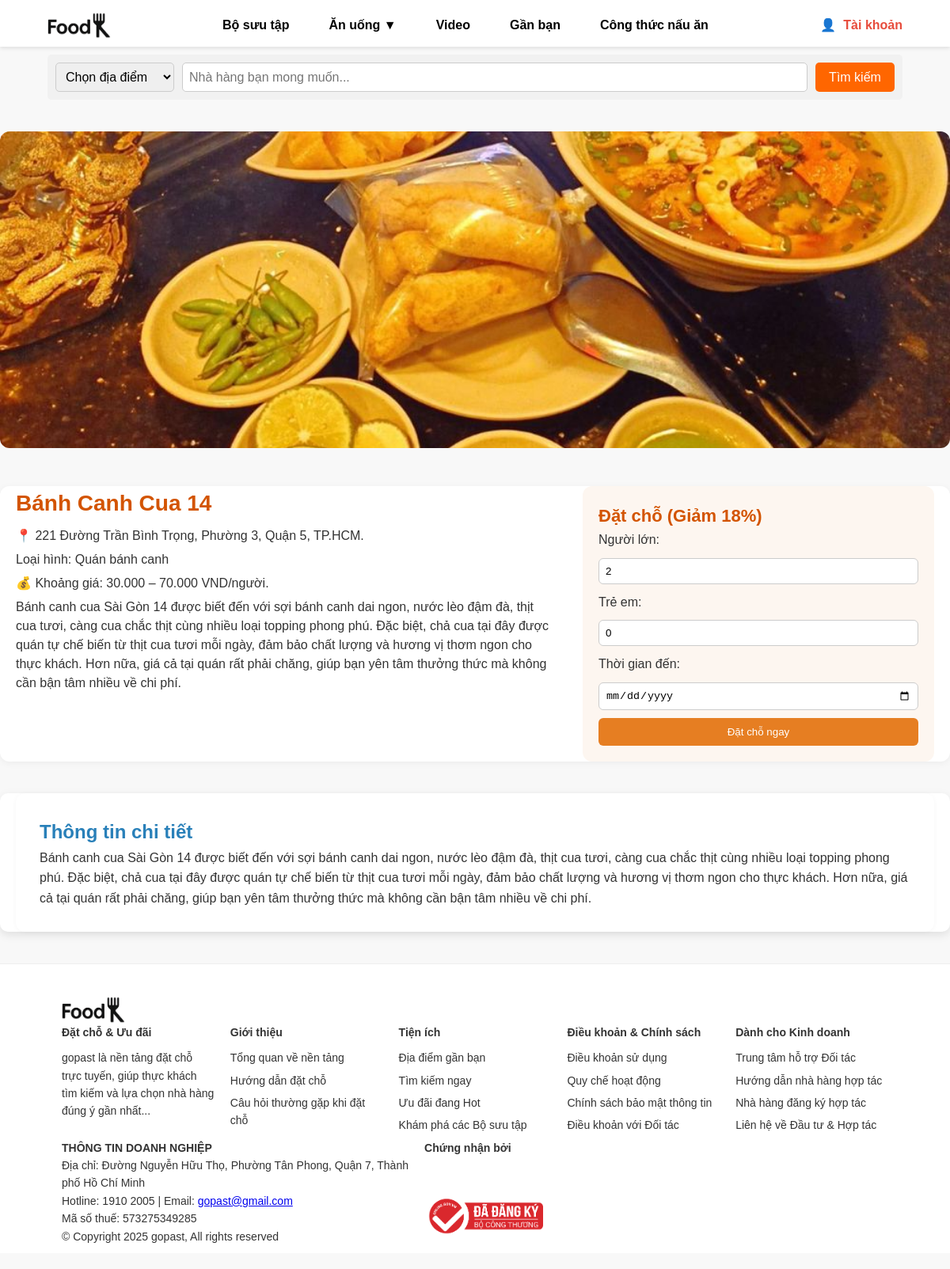
Page /an_uongV2.php?id=26 on the committed database.
### tables this page shows
CREATE TABLE `diadiem_anuong` (
  `id` int(11) NOT NULL,
  `ten` varchar(255) NOT NULL,
  `dia_chi` text NOT NULL,
  `loai_hinh` varchar(100) DEFAULT NULL,
  `khoang_gia` varchar(100) DEFAULT NULL,
  `mo_ta` text DEFAULT NULL,
  `hinh_anh` varchar(255) DEFAULT NULL,
  `ngay_them` timestamp NOT NULL DEFAULT current_timestamp()
);

### an_uongV2.php (the view, shortened to what this page needs)
<?php
require_once 'config/database.php';
$diadiem_id = isset($_GET['id']) ? (int)$_GET['id'] : 0;
$sql_diadiem = "SELECT * FROM diadiem_anuong WHERE id = ?";
$stmt = $conn->prepare($sql_diadiem);
$stmt->execute([$diadiem_id]);
$diadiem = $stmt->fetch(PDO::FETCH_ASSOC);
include_once 'includes/header.php';
?>
<!DOCTYPE html>
<html lang="vi">
<head>
</head>
<body>
    <div class="diadiem-banner" style="max-width:1235px; margin:0 auto;">
        <img src="<?php echo htmlspecialchars($diadiem['hinh_anh']); ?>" alt="<?php echo htmlspecialchars($diadiem['ten']); ?>" style="width:100%; max-height:400px; object-fit:cover; border-radius:12px;" />
    </div>
    <div class="info-booking-container" style="max-width:1235px; margin:40px auto; padding:0 20px;">
        <div class="diadiem-info">
            <h2><?php echo htmlspecialchars($diadiem["ten"]); ?></h2>
            <p>📍 <?php echo htmlspecialchars($diadiem["dia_chi"]); ?></p>
            <p>Loại hình: <?php echo htmlspecialchars($diadiem["loai_hinh"]); ?></p>
            <p>💰 Khoảng giá: <?php echo htmlspecialchars($diadiem["khoang_gia"]); ?></p>
            <p><?php echo nl2br(htmlspecialchars($diadiem["mo_ta"])); ?></p>
        </div>
        <div class="booking-section">
            <h3>Đặt chỗ (Giảm 18%)</h3>
            <form method="POST" action="">
                <label>Người lớn:</label>
                <input type="number" name="adults" value="2" />
                <label>Trẻ em:</label>
                <input type="number" name="children" value="0" />
                <label>Thời gian đến:</label>
                <input type="date" name="date" />
                <button type="submit">Đặt chỗ ngay</button>
            </form>
        </div>
    </div>
    <div class="content-container">
        <div class="content-section">
            <h2>Thông tin chi tiết</h2>
            <p><?php echo nl2br(htmlspecialchars($diadiem['mo_ta'])); ?></p>
        </div>
    </div>
<?php include_once 'includes/footer.php'; ?>
</body>
</html>

### static/Lv2/css/header.css (style rules this page uses)
* { margin: 0; padding: 0; box-sizing: border-box; }
body { font-family: Arial, sans-serif; background-color: #f8f8f8; }
img { width: 100%; height: 100%; object-fit: contain; }
html, body { height: 100%; margin: 0; }

### assets/css/style.css (style rules this page uses)
* { margin: 0; padding: 0; box-sizing: border-box; }
body { font-family: Arial, sans-serif; background-color: #fff; }

### assets/css/login.css (style rules this page uses)
body { font-family: Arial, sans-serif; margin: 0; padding: 0; background-color: #f8f8f8; }

### assets/css/forgot.css (style rules this page uses)
body { font-family: Arial, sans-serif; margin: 0; padding: 0; background-color: #f8f8f8; }

### assets/css/register.css (style rules this page uses)
body { font-family: Arial, sans-serif; margin: 0; padding: 0; background-color: #f8f8f8; }

### assets/css/CongThucV2.css (style rules this page uses)
* { box-sizing: border-box; margin: 0; padding: 0; }
body { font-family: "Poppins", sans-serif; background-color: #f5f5f5; color: #333; line-height: 1.6; }

### static/Lv2/css/style_anuong.css (style rules this page uses)
body { font-family: sans-serif; margin: 0; padding: 0; }

### static/Lv2/css/style_congthuc.css (style rules this page uses)
body { font-family: "Segoe UI", "Arial", sans-serif; margin: 0; padding: 0; line-height: 1.6; background-color: #f5f5f5; color: #333; }

### static/Lv2/css/style_video.css (style rules this page uses)
* { box-sizing: border-box; margin: 0; padding: 0; }
html, body { margin: 0; padding: 0; }
body { font-family: "Segoe UI", "Arial", sans-serif; margin: 0; padding: 0; line-height: 1.6; background-color: #f5f5f5; color: #333; }
.content-container { max-width: 1200px; margin: 0 auto; padding: 20px; background-color: #ffffff; border-radius: 10px; box-shadow: 0 4px 12px rgba(0, 0, 0, 0.1); }

### an_uongV2.php (style rules this page uses)
body { font-family: Arial, sans-serif; margin: 0; background: #f8f8f8; color: #333; }
h2, h3 { color: #d35400; }
.diadiem-banner img { border-radius: 12px; }
.info-booking-container { display: flex; flex-wrap: wrap; gap: 40px; background: #fff; padding: 30px; border-radius: 12px; box-shadow: 0 2px 10px rgba(0,0,0,0.05); }
.diadiem-info { flex: 1 1 55%; }
.diadiem-info h2 { margin-top: 0; font-size: 28px; }
.diadiem-info p { margin: 6px 0; line-height: 1.5; }
.booking-section { flex: 1 1 35%; background: #fdf6f0; padding: 20px; border-radius: 12px; }
.booking-section h3 { margin-top: 0; font-size: 22px; }
.booking-section form { display: flex; flex-direction: column; gap: 10px; }
.booking-section input[type="number"], .booking-section input[type="date"] { padding: 8px; border: 1px solid #ccc; border-radius: 6px; }
.booking-section button { padding: 10px; background-color: #e67e22; color: white; border: none; border-radius: 6px; cursor: pointer; transition: background-color 0.3s; }
.content-container { max-width: 1235px; margin: 40px auto; padding: 0 20px; }
.content-section { background: #fff; padding: 30px; border-radius: 12px; margin-bottom: 30px; box-shadow: 0 1px 6px rgba(0,0,0,0.04); }
.content-section h2 { margin-top: 0; font-size: 24px; color: #2980b9; }
.content-section p { font-size: 16px; line-height: 1.6; }

### rows in the picture
diadiem_anuong: hinh_anh (picture), ten "Bánh Canh Cua 14", dia_chi "221 Đường Trần Bình Trọng, Phường 3, Quận 5, TP.HCM.", loai_hinh "Quán bánh canh", khoang_gia "30.000 – 70.000 VND/người.", mo_ta "Bánh canh cua Sài Gòn 14 được biết đến với sợi bánh canh dai ngon, nước lèo đậm đà, thịt cua tươi, càng cua chắc thịt cùng nhiều loại topping phong phú. Đặc biệt, chả cua tại đây được quán tự chế biến từ thịt cua tươi mỗi ngày, đảm bảo chất lượng và hương vị thơm ngon cho thực khách. Hơn nữa, giá cả tại quán rất phải chăng, giúp bạn yên tâm thưởng thức mà không cần bận tâm nhiều về chi phí."
